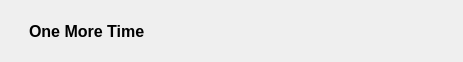
<?xml version="1.0" encoding="UTF-8"?>
<ui version="4.0">
 <class>AlbumItem</class>
 <widget class="QWidget" name="AlbumItem">
  <property name="geometry">
   <rect>
    <x>0</x>
    <y>0</y>
    <width>463</width>
    <height>58</height>
   </rect>
  </property>
  <property name="windowTitle">
   <string>Form</string>
  </property>
  <property name="styleSheet">
   <string notr="true">QPushButton{
border:none;
border-radius:20px;
}
QPushButton:hover{
	background-color: rgba(203, 203, 203, 100);
}
QPushButton:pressed{
background-color: rgba(176, 176, 176, 120);
}</string>
  </property>
  <layout class="QHBoxLayout" name="horizontalLayout" stretch="7,0,0">
   <property name="leftMargin">
    <number>29</number>
   </property>
   <item>
    <widget class="QLabel" name="song_name">
     <property name="font">
      <font>
       <pointsize>12</pointsize>
       <weight>75</weight>
       <bold>true</bold>
      </font>
     </property>
     <property name="text">
      <string>One More Time</string>
     </property>
    </widget>
   </item>
   <item>
    <widget class="QPushButton" name="play_pause">
     <property name="sizePolicy">
      <sizepolicy hsizetype="Fixed" vsizetype="Fixed">
       <horstretch>0</horstretch>
       <verstretch>0</verstretch>
      </sizepolicy>
     </property>
     <property name="minimumSize">
      <size>
       <width>40</width>
       <height>40</height>
      </size>
     </property>
     <property name="styleSheet">
      <string notr="true"/>
     </property>
     <property name="text">
      <string/>
     </property>
     <property name="icon">
      <iconset resource="player-assets.qrc">
       <normaloff>:/mplayer/play_fill.svg</normaloff>:/mplayer/play_fill.svg</iconset>
     </property>
    </widget>
   </item>
   <item>
    <widget class="QPushButton" name="heart">
     <property name="sizePolicy">
      <sizepolicy hsizetype="Fixed" vsizetype="Fixed">
       <horstretch>0</horstretch>
       <verstretch>0</verstretch>
      </sizepolicy>
     </property>
     <property name="minimumSize">
      <size>
       <width>40</width>
       <height>40</height>
      </size>
     </property>
     <property name="styleSheet">
      <string notr="true"/>
     </property>
     <property name="text">
      <string/>
     </property>
     <property name="icon">
      <iconset resource="player-assets.qrc">
       <normaloff>:/mplayer/heart.svg</normaloff>:/mplayer/heart.svg</iconset>
     </property>
    </widget>
   </item>
  </layout>
 </widget>
 <resources>
  <include location="player-assets.qrc"/>
 </resources>
 <connections/>
</ui>
